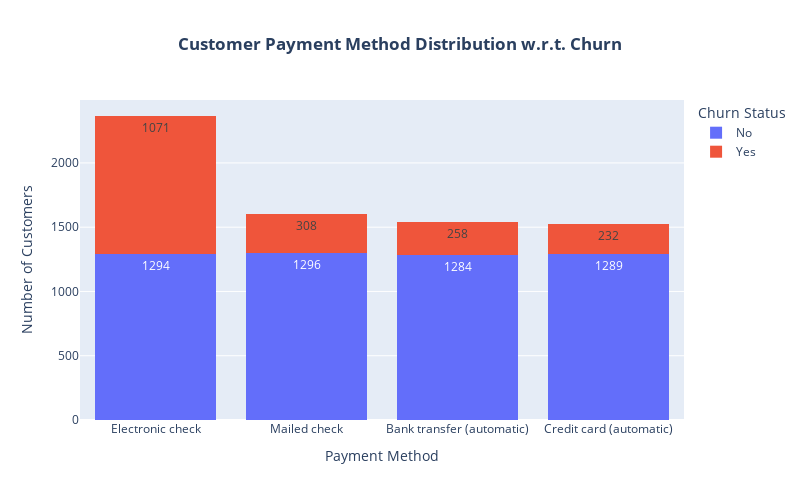

Notebook code for this chart:
### Markdown cell above
##### c. Churn by Payment Method

### Code cell
import plotly.express as px

fig = px.histogram(df, 
                   x="PaymentMethod", 
                   color="Churn", 
                   barmode="stack",
                   text_auto=True,  # show counts on bars
                   title="<b>Customer Payment Method Distribution w.r.t. Churn</b>")

fig.update_layout(
    width=800, height=500, 
    bargap=0.2,
    xaxis=dict(tickangle=0, title="Payment Method"),  # straighten labels
    yaxis=dict(title="Number of Customers"),
    legend_title="Churn Status",
    title_x=0.5  # center title
)

fig.show()

### Figure 1 — Plotly figure (JSON) as saved in the notebook; plotly's stock layout.template omitted (floating-point values rounded to 4 significant figures; data arrays with more than 128 entries replaced by an {"elided": "..."} marker saying what was removed)
{"data": [{"bingroup": "x", "hovertemplate": "Churn=No<br>PaymentMethod=%{x}<br>count=%{y}<extra></extra>", "legendgroup": "No", "marker": {"color": "#636efa", "pattern": {"shape": ""}}, "name": "No", "orientation": "v", "showlegend": true, "texttemplate": "%{value}", "type": "histogram", "x": {"elided": "5163 str values"}, "xaxis": "x", "yaxis": "y"}, {"bingroup": "x", "hovertemplate": "Churn=Yes<br>PaymentMethod=%{x}<br>count=%{y}<extra></extra>", "legendgroup": "Yes", "marker": {"color": "#EF553B", "pattern": {"shape": ""}}, "name": "Yes", "orientation": "v", "showlegend": true, "texttemplate": "%{value}", "type": "histogram", "x": {"elided": "1869 str values"}, "xaxis": "x", "yaxis": "y"}], "layout": {"bargap": 0.2, "barmode": "stack", "height": 500, "legend": {"title": {"text": "Churn Status"}, "tracegroupgap": 0}, "title": {"text": "<b>Customer Payment Method Distribution w.r.t. Churn</b>", "x": 0.5}, "width": 800, "xaxis": {"anchor": "y", "domain": [0, 1], "tickangle": 0, "title": {"text": "Payment Method"}}, "yaxis": {"anchor": "x", "domain": [0, 1], "title": {"text": "Number of Customers"}}}}
